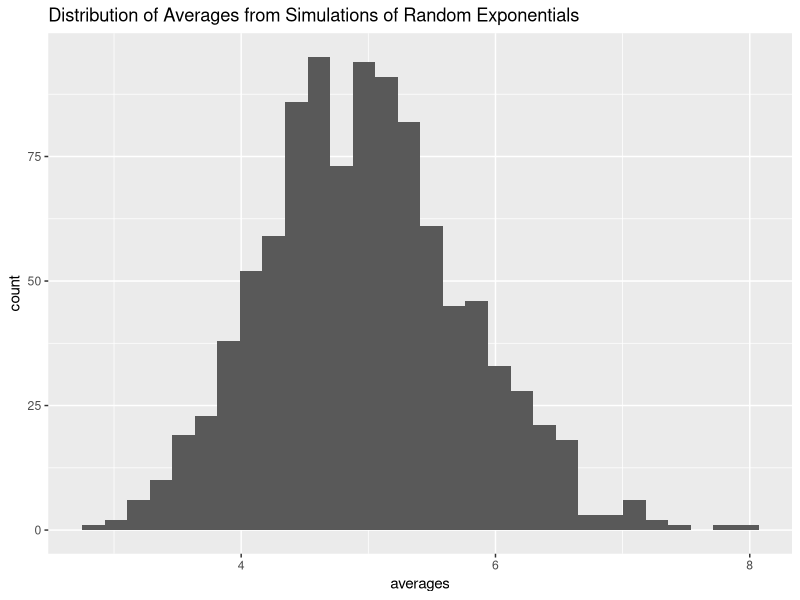
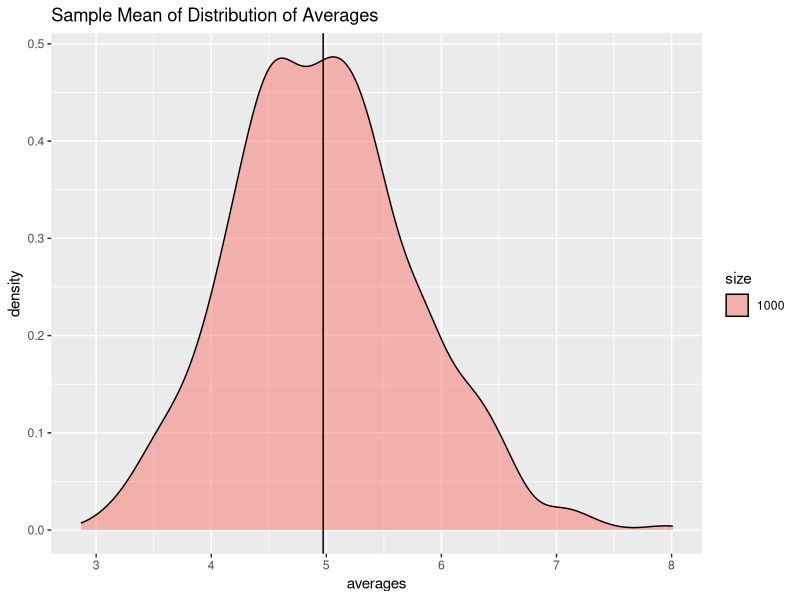
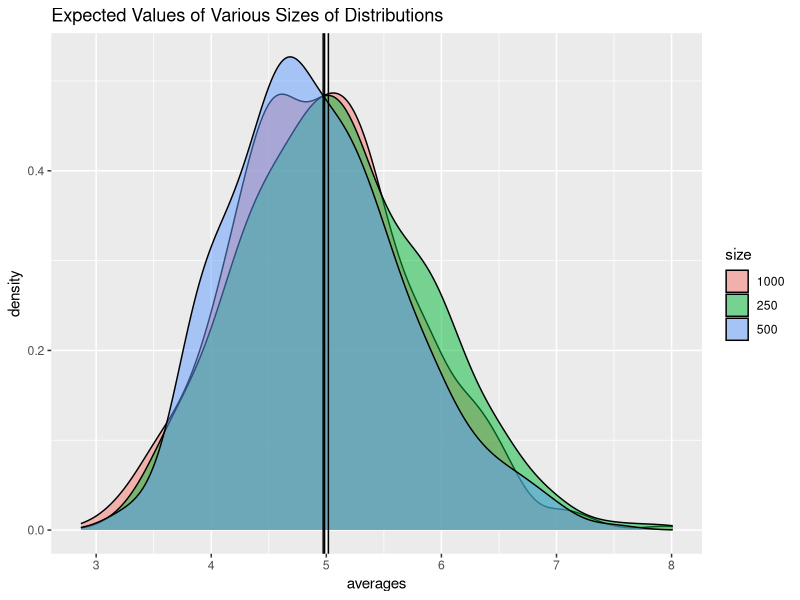

R code for these plots, in order:
## ---- chunk 1

nosims <- 1000
nexps <- 40
rate <- 0.2

## ---- chunk 2

# using set.seed so the results can be replicated
# also, 13 is my lucky number
set.seed(13)

# 1000 simulations on 40 random exponentials
sims <- replicate(nosims,rexp(nexps,rate))

# storing the means of those simulations in a data frame
# with the size of the simulations
simsdf <- data.frame(averages = apply(sims,2, mean),
                     size = "1000")

## ---- chunk 3

library(ggplot2)

ggplot(simsdf, aes(averages)) + 
  geom_histogram() +
  ggtitle("Distribution of Averages from Simulations of Random Exponentials")


## ---- chunk 4

samplemean <- mean(simsdf$averages)
samplemean

## ---- chunk 5

ggplot(simsdf, aes(averages)) + 
  geom_density(aes(fill=size),alpha=.5) +
  geom_vline(xintercept= samplemean) +
  ggtitle("Sample Mean of Distribution of Averages")

## ---- chunk 6

set.seed(14)
# simulate 500 and 250 averages from random exponentials
asample <- replicate(500,mean(rexp(nexps,rate)))
set.seed(15)
anothersample <- replicate(250,mean(rexp(nexps,rate)))

# creating a new data frame and then binding those rows to the original
sampledf <- data.frame(averages=c(asample,anothersample), size=c("500","250"))
simsdf <- rbind(simsdf,sampledf)

# plotting all the distributions with their means
ggplot(simsdf, aes(averages)) + 
  geom_density(aes(fill=size),alpha=.5) +
  geom_vline(xintercept= c(samplemean, mean(asample), mean(anothersample))) +
  ggtitle("Expected Values of Various Sizes of Distributions")

## ---- chunk 7

samplevariance <- samplemean^2
samplevariance

## ---- chunk 8

library(dplyr)
averagesdf <- simsdf %>% 
  group_by(size) %>% 
  summarize(mean = mean(averages)) %>% 
  mutate(var = mean^2) 

averagesdf
